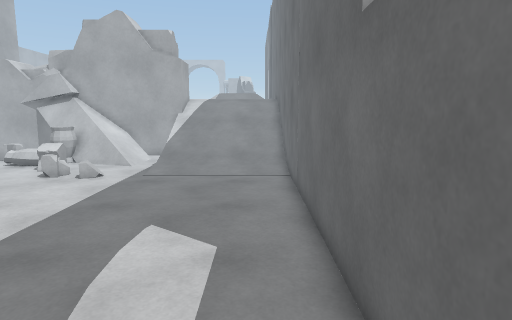
view 1 (above)

17 first-person views from a walk through a Unity game level. The camera is 1.5 m above the floor, tilts 8° down and sees 75° across. The floor is counted in squares, 0.5 m on a side. Each view is taken from the middle of a square. On the plan, view 1 faces up. The plan holds only what a view shows up to about 20 squares ahead; the rest is blank. The place goes on beyond the plan.

view 2
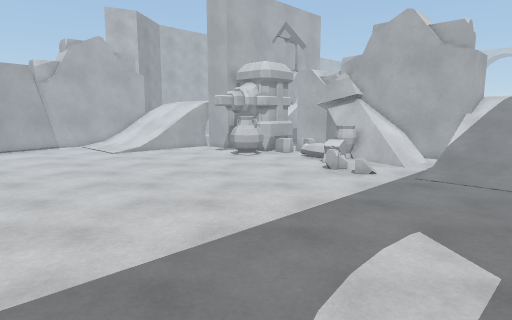

view 3
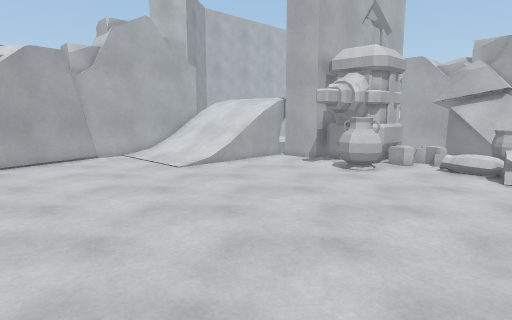

view 4
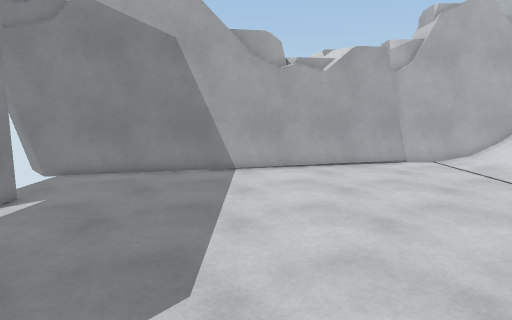

view 5
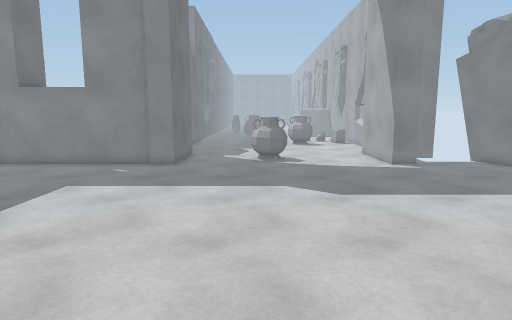

view 6
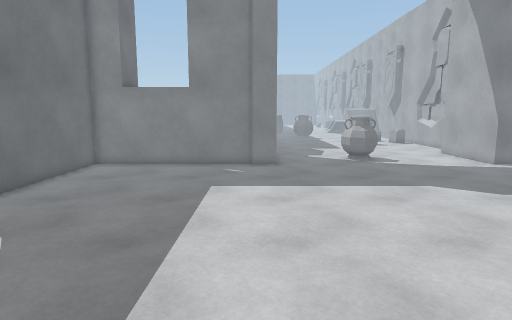

view 7
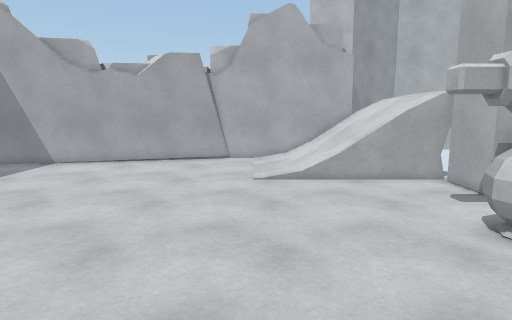

view 8
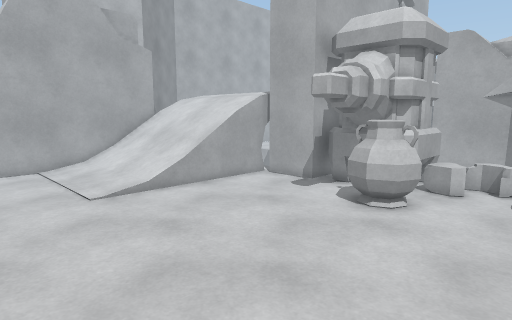

view 9
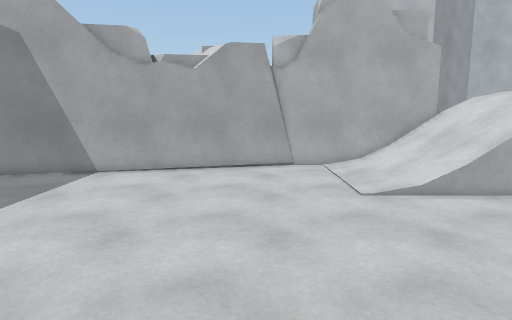

view 10
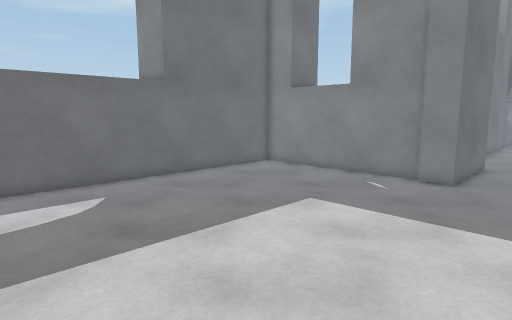

view 11
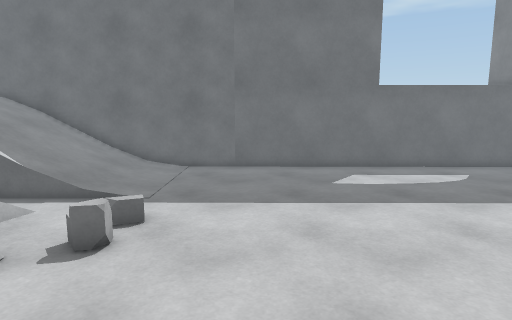

view 12
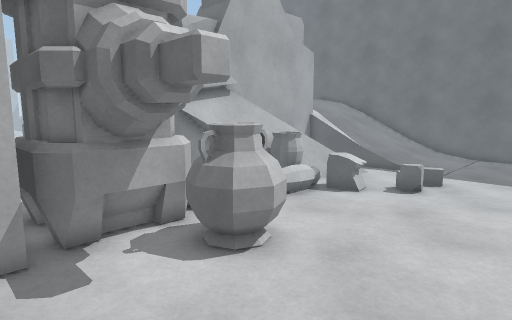

view 13
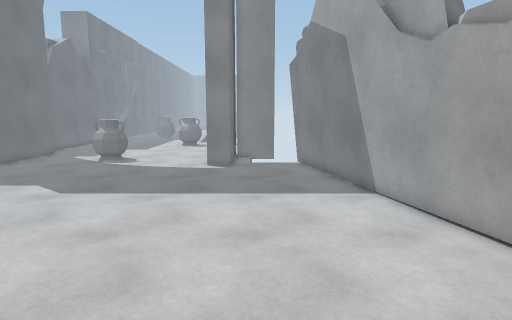

view 14
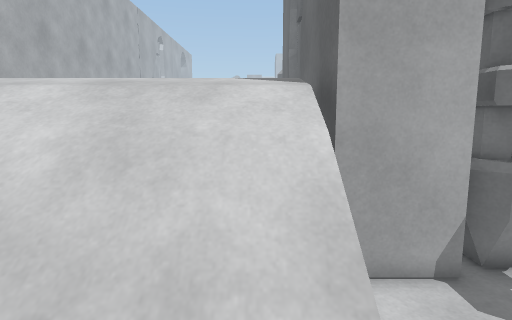

view 15
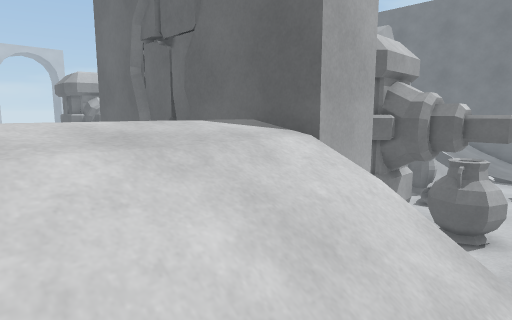

view 16
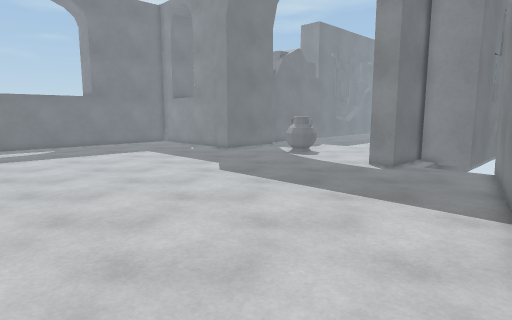

view 17
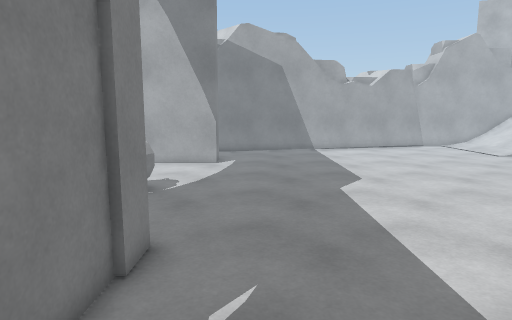

### Floor plan
Key: @ floor where view 1 was taken; # wall or solid block; . main floor; : floor 0.25 m higher than the main floor; + floor 2 m higher than the main floor; / step, stairs or slope; v drop or lower ground; H hammer; O other object.
Columns run from 32 left of view 1 to 2 right of it. Each row starts with its distance up from view 1.
 21         ###H  H OO  OOO  ..///////#
 20 ++++++++###H  HO....OOO  ..///////#
 19 v+++++++###H##H...OOO......///////#
 18 v/////// ##.HHO ....OO.....:::::::#
 17 v///////....HHOO.....O............#
 16 #///////.....OOO......O.O.........#
 15 #///////..........................#
 14 #///////..........................#
 13 #///////..........................#
 12 #::::::/..........................#
 11 #....../..........................#
 10 #.................................#
  9 #.................................#
  8 #.................................#
  7 #.................................#
  6 #.................................#
  5 ##................................#
  4  #................................#
  3  #................................#
  2  #................................#
  1  ##...............................#
  0  ##.............................@.#
 -1   #...............................#
 -2   #...............................#
 -3   #...............................#
 -4   ##..............................#
 -5    #..............................#
 -6    #..............................#
 -7    #..............................#
 -8    ##.............................#
 -9     #....##............##.........#
-10     #....##............############

Positions as (right, up) in squares from view 1, and headings:
1: (0, 0), facing up
2: (0, 0), facing up-left
3: (-9, 0), facing up-left
4: (-12, -1), facing left
5: (-14, 10), facing down
6: (-8, 10), facing down
7: (-10, 10), facing left
8: (-13, 6), facing up-left
9: (-13, 6), facing left
10: (-13, 6), facing down-right
11: (-17, 12), facing right
12: (-23, 11), facing up-right
13: (-25, 11), facing down
14: (-26, 12), facing up
15: (-31, 14), facing up-right
16: (-31, 9), facing down-right
17: (-2, -7), facing left
